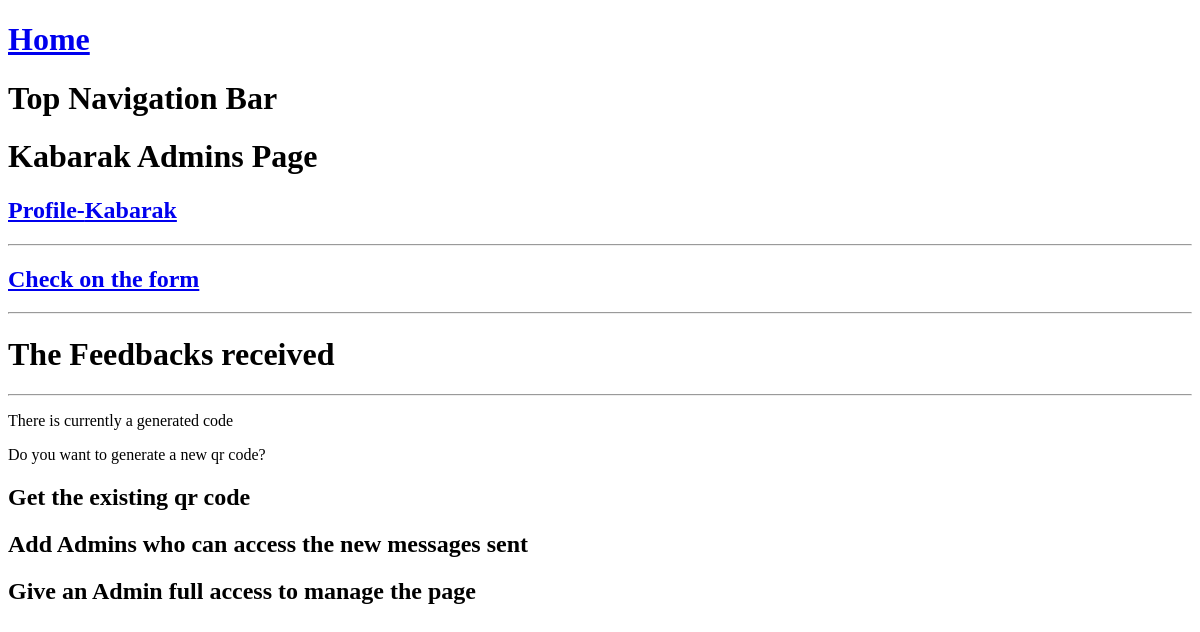
The app's page /admins_page/8/ (signed in), older data.
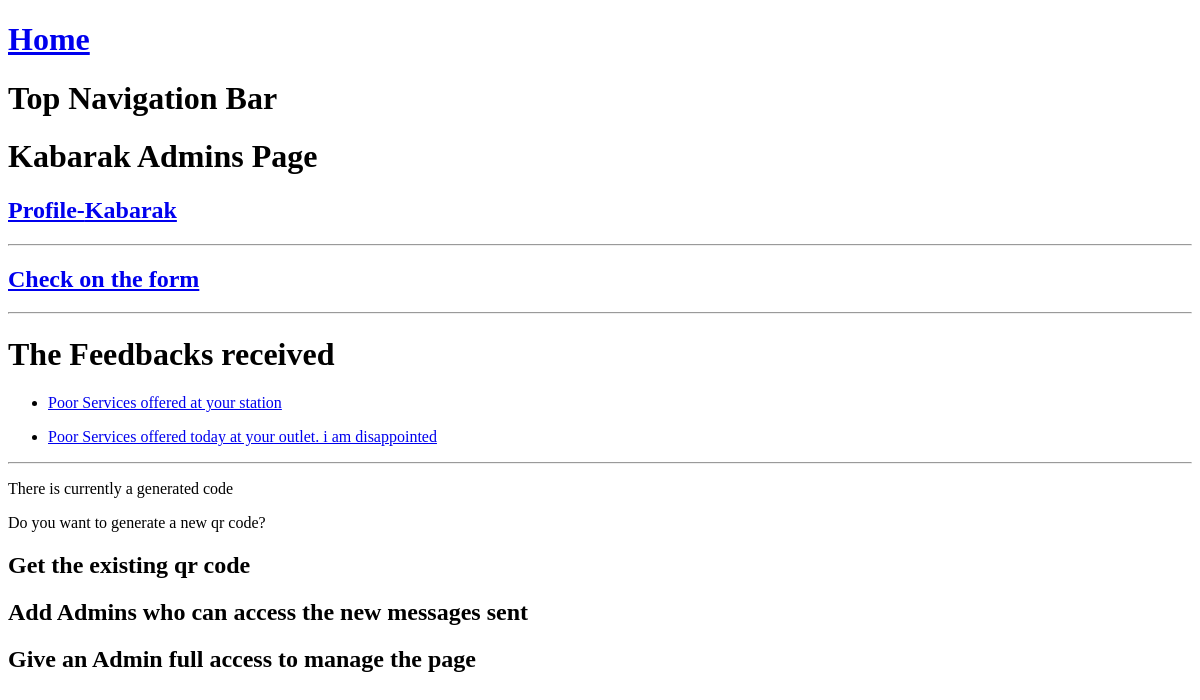
The same page, newer data.
### base/models.py (models this page shows, shortened)
class RegisteredOrg(models.Model):
    org_name = models.CharField(null=True, max_length=100)
    org_email = models.EmailField(null=True, max_length=100)
    org_descr = models.TextField(null=True)
    org_admins = models.ManyToManyField(User, related_name='admin_organizations')
    org_password = models.CharField(max_length=128, null=True)
    org_avatar = models.ImageField(null=True , blank=True)
    created = models.DateTimeField(auto_now_add=True)
    updated = models.DateTimeField(auto_now=True)

class UserFeedback(models.Model):
    organization = models.ForeignKey(RegisteredOrg, on_delete=models.CASCADE, null=True)
    user_email = models.EmailField(max_length=200, null=True, blank=True)
    feedback_type = models.CharField(max_length=100, null=True, blank=True)
    user_feedback = models.TextField()
    user_ratings = models.IntegerField(null=True, blank=True)
    submit_date = models.DateTimeField(auto_now_add=True)

### base/views.py (the view)
# urls.py: path('admins_page/<str:pk>/', views.admins_page, name='admins_page'),
def admins_page(request, pk):
    organization = RegisteredOrg.objects.get(id=pk)
    org_feedbacks = organization.userfeedback_set.all()
    if not request.user.is_authenticated:
        return redirect('home')
    context = {'organization':organization, 'org_feedbacks':org_feedbacks}
    return render(request, 'base/admins.html', context)

### base/templates/base/admins.html (shortened to what this page needs)
{% extends 'index.html' %} {% block content %}
<div class="navbar_class">
    <h1>Top Navigation Bar</h1>
    <h1>{{organization.org_name}} Admins Page</h1>
    <h2><a href="{% url 'org_profile' organization.id %}">Profile-{{organization.org_name}}</a></h2>
</div>
<hr>
<div class="adminisstrator_functionalitites">
    <h2><a href="{% url 'user_feedback' organization.id %}">Check on the form</a></h2>
</div>
<hr>
<div class="user_feedbacks">
    <h1>The Feedbacks received</h1>
    {% for feedback in org_feedbacks %}
    <ul>
        <li><a href="{% url 'individual_feedback' feedback.id %}">{{feedback.user_feedback}}</a></li>
    </ul>
    {% endfor %}
</div>
<hr>
<p>There is currently a generated code</p>
<p>Do you want to generate a new qr code?</p>
<h2>Get the existing qr code</h2>
<div class="admins_section2">
    <h2>Add Admins who can access the new messages sent</h2>
    <h2>Give an Admin full access to manage the page</h2>
</div>
{% endblock %}

### templates/index.html (shortened to what this page needs)
<!DOCTYPE html>
<html lang="en">
<head>
</head>
<body>
    <h1><a href="{% url 'home' %}">Home</a></h1>
    {% block content %} {% endblock %}
</body>
</html>

Row changes from the older to the newer data that the page shows:
added UserFeedback: user_feedback "Poor Services offered at your station"
added UserFeedback: user_feedback "Poor Services offered today at your outlet. i am disappointed"
